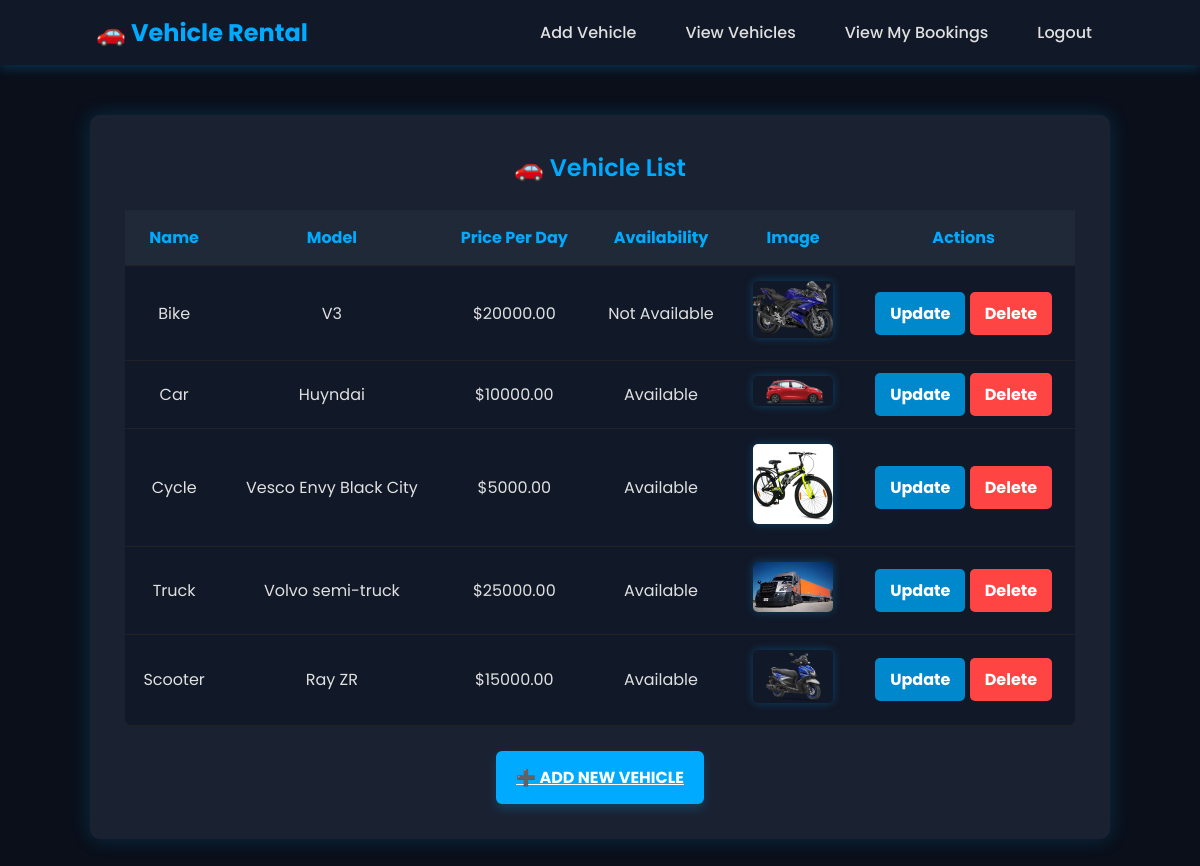
Page /vehiclelist/ on the committed database.
### app/models.py (models this page shows, shortened)
class Vehicle(models.Model):
    staf = models.ForeignKey(Staf, on_delete=models.CASCADE, related_name="vehicles")  # Assign vehicles to Staf
    name = models.CharField(max_length=100)
    model = models.CharField(max_length=100)
    price_per_day = models.DecimalField(max_digits=10, decimal_places=2)
    availability = models.BooleanField(default=True)
    image = models.ImageField(upload_to="vehicle_images/", blank=True, null=True)  # Optional Image

### app/views.py (the view)
# urls.py: path("vehiclelist/",views.vehicle_list,name='vehicle_list'),
def vehicle_list(request):
    vehicles = Vehicle.objects.all()
    return render(request, "staf/vehicle_list.html", {"vehicles": vehicles})

### templates/staf/vehicle_list.html (shortened to what this page needs)
<!DOCTYPE html>
<html lang="en">
<head>
</head>
<body>
    <nav class="navbar">
        <div class="logo"><a href="../stafhome"> 🚗 Vehicle Rental </a></div>
        <ul>
            <li><a href="{% url 'add_vehicle' %}">Add Vehicle</a></li>
            <li><a href="{% url 'vehicle_list' %}">View Vehicles</a></li>
            <li><a href="{% url 'staf_bookings' %}">View My Bookings</a></li>
            <li><a href="{% url 'logout' %}">Logout</a></li>
        </ul>
    </nav>
    <div class="container">
        <h2>🚗 Vehicle List</h2>
        <table>
            <tr>
                <th>Name</th>
                <th>Model</th>
                <th>Price Per Day</th>
                <th>Availability</th>
                <th>Image</th>
                <th>Actions</th>
            </tr>
            {% for vehicle in vehicles %}
            <tr>
                <td>{{ vehicle.name }}</td>
                <td>{{ vehicle.model }}</td>
                <td>${{ vehicle.price_per_day }}</td>
                <td>{{ vehicle.availability|yesno:"Available,Not Available" }}</td>
                <td>
                    {% if vehicle.image %}
                        <img src="{{ vehicle.image.url }}" alt="Vehicle Image" class="vehicle-img">
                    {% else %}
                        No Image
                    {% endif %}
                </td>
                <td>
                    <a href="{% url 'update_vehicle' vehicle.id %}" class="btn btn-update">Update</a>
                    <a href="{% url 'delete_vehicle' vehicle.id %}" class="btn btn-delete" onclick="return confirm('Are you sure you want to delete this vehicle?');">Delete</a>
                </td>
            </tr>
            {% endfor %}
        </table>
        <a href="{% url 'add_vehicle' %}" class="btn-add">➕ Add New Vehicle</a>
    </div>
</body>
</html>

### templates/staf/vehicle_list.html (style rules this page uses)
* { margin: 0; padding: 0; box-sizing: border-box; font-family: 'Poppins', sans-serif; }
body { background-color: #0a0f1a; color: #e0e0e0; }
.navbar { display: flex; justify-content: space-between; align-items: center; background: #111827; padding: 15px 8%; box-shadow: 0 4px 10px rgba(0, 170, 255, 0.2); }
.navbar .logo { font-size: 22px; font-weight: 600; color: #00aaff; }
.navbar ul { list-style: none; display: flex; gap: 25px; }
.navbar ul li a { text-decoration: none; color: #e0e0e0; font-weight: 500; padding: 8px 12px; transition: 0.3s; }
.container { max-width: 85%; margin: 50px auto; background: #1a2232; padding: 35px; border-radius: 10px; box-shadow: 0 0 20px rgba(0, 170, 255, 0.2); text-align: center; }
h2 { color: #00aaff; font-weight: 600; margin-bottom: 25px; }
table { width: 100%; border-collapse: collapse; margin-top: 20px; background: #111827; border-radius: 8px; }
th, td { padding: 15px; border-bottom: 1px solid #222; text-align: center; }
th { background-color: #1f2937; color: #00aaff; }
.vehicle-img { width: 80px; border-radius: 5px; box-shadow: 0 0 10px rgba(0, 170, 255, 0.3); }
.btn { text-decoration: none; padding: 10px 15px; border-radius: 5px; font-weight: bold; transition: 0.3s; }
.btn-update { background-color: #0088cc; color: #fff; border: none; }
.btn-add { display: inline-block; margin-top: 25px; background: #00aaff; color: #fff; padding: 14px 20px; border-radius: 6px; font-weight: bold; text-transform: uppercase; box-shadow: 0 5px 10px rgba(0, 170, 255, 0.2); }
.navbar .logo a { text-decoration: none; color: #00aaff; font-weight: bold; font-size: 1.5rem; }
.btn-delete { background-color: #ff4444; color: #fff; border: none; padding: 10px 15px; border-radius: 5px; font-weight: bold; transition: 0.3s; }

### rows in the picture
Vehicle: name "Bike", model "V3", price_per_day "20000.00", availability "Not Available", image (picture)
Vehicle: name "Car", model "Huyndai", price_per_day "10000.00", availability "Available", image (picture)
Vehicle: name "Cycle", model "Vesco Envy Black City", price_per_day "5000.00", availability "Available", image (picture)
Vehicle: name "Truck", model "Volvo semi-truck", price_per_day "25000.00", availability "Available", image (picture)
Vehicle: name "Scooter", model "Ray ZR", price_per_day "15000.00", availability "Available", image (picture)
